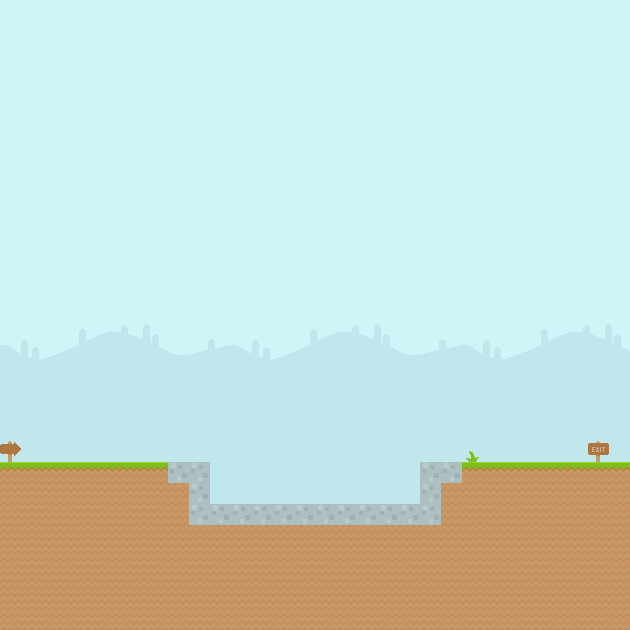

This game map was drawn from its Tiled (.tmx) file and the tilesets committed beside it. A one-line description and the trimmed map source follow:
An orthogonal 30x30 tile map with 21x21 px tiles, 5 tile layers (Tile Layer 1, Platforms, Spawn, Goal, ...).

<map version="1.0" orientation="orthogonal" renderorder="right-down" width="30" height="30" tilewidth="21" tileheight="21">
 <tileset firstgid="1" source="spritesheet.tsx" />
 <layer name="Tile Layer 1" width="30" height="30">
  <data>[900 cells, 900 non-empty, 34 distinct tile ids]</data>
 </layer>
 <layer name="Platforms" width="30" height="30">
  <data>[900 cells, 46 non-empty, 3 distinct tile ids]</data>
 </layer>
 <layer name="Spawn" width="30" height="30">
  <data>[900 cells, 1 non-empty, 1 distinct tile ids]</data>
 </layer>
 <layer name="Goal" width="30" height="30">
  <data>[900 cells, 1 non-empty, 1 distinct tile ids]</data>
 </layer>
 <layer name="Tile Layer 2" width="30" height="30">
  <data>[900 cells, 1 non-empty, 1 distinct tile ids]</data>
 </layer>
</map>
